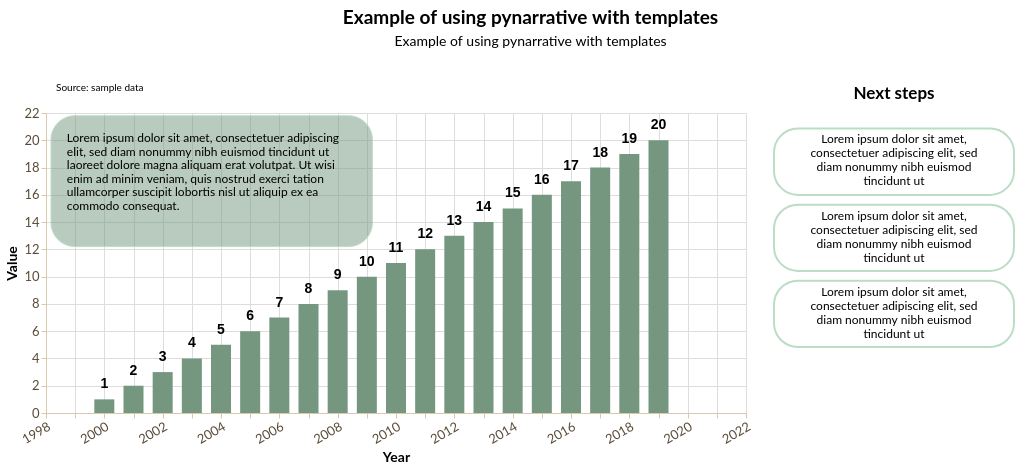

Notebook code for this chart:
### Markdown cell above
Data story with **bar chart**

### Code cell
story = (
    pn.Story(
    #Builing the Story class object
        data = year_value,
        width = 700,
        height = 300,
        template = greenTemplate #Using greenTemplate
    )

    #Method invocation
    #Bar chart
    .mark_bar(
        size = 20
    )

    #Data encoding
    .encode(
        #We need both quantitative axis to add annotation
        x = alt.X(
            "year:Q",
            title = "Year", 
            axis = alt.Axis(
                labelAngle = -30,
                format = "d",
                grid = True,
            ),
            scale = alt.Scale(domain=[2000, 2020])
        ),
        y = alt.Y(
            "value:Q",
            title = "Value",
            axis = alt.Axis(
                grid = True
            )
        ),
    )
    
    #Data source
    .add_source(
        text = "Source: sample data",
        position = "top",
        align = "left"
    )
    
    #Title and subtitle
    .add_title(
        title = "Example of using pynarrative with templates",
        subtitle = "Example of using pynarrative with templates",
        align = "center"
    )

    .add_labels_chart(
        values = "value:Q",
        font_weight = "bold",
        font_size = 14,
        dy = -15
    )

    .add_annotation(
        x = 1996,
        y = 18,
        text = "Lorem ipsum dolor sit amet, consectetuer adipiscing elit, sed diam nonummy nibh euismod tincidunt ut laoreet dolore magna aliquam erat volutpat. Ut wisi enim ad minim veniam, quis nostrud exerci tation ullamcorper suscipit lobortis nisl ut aliquip ex ea commodo consequat.",
    )

    #Next steps
    .add_next_steps(
        position = "right",
        mode = "vertical",
        title = "Next steps",
        steps = ["Lorem ipsum dolor sit amet, consectetuer adipiscing elit, sed diam nonummy nibh euismod tincidunt ut", "Lorem ipsum dolor sit amet, consectetuer adipiscing elit, sed diam nonummy nibh euismod tincidunt ut", "Lorem ipsum dolor sit amet, consectetuer adipiscing elit, sed diam nonummy nibh euismod tincidunt ut"],
    )

    .render()
)

story

### Figure 1 — Vega-Lite specification as saved in the notebook (floating-point values rounded to 4 significant figures)
{"config": {"view": {"continuousWidth": 300, "continuousHeight": 300, "strokeWidth": 0}, "axis": {"domainColor": "#d8c9ad", "grid": false, "labelColor": "#594a37", "labelFont": "Lato", "labelFontSize": 13, "tickColor": "#d8c9ad", "titleColor": "#000000", "titleFont": "Lato", "titleFontSize": 14}, "axisX": {"labelAngle": 0, "labelExpr": "length(datum.label) > 12 ? replace(datum.label, /\\s+/, '\\n') : datum.label", "labelLineHeight": 14}, "bar": {"color": "rgb(117, 151, 127)"}, "legend": {"labelColor": "#594a37", "labelFont": "Lato", "labelFontSize": 12, "titleColor": "#000000", "titleFont": "Lato", "titleFontSize": 12}, "line": {"color": "rgb(117, 151, 127)"}, "mark": {"strokeWidth": 2.5}, "point": {"color": "#000000", "filled": true, "size": 75}, "range": {"category": ["rgb(117, 151, 127)", "rgb(187, 221, 197)", "#348035", "#a46cc2", "#d96027"]}, "title": {"color": "#000000", "font": "Lato", "fontSize": 19}}, "vconcat": [{"layer": [{"mark": {"type": "text", "align": "center", "baseline": "top", "color": "#000000", "font": "Lato", "fontSize": 19, "fontWeight": "bold", "text": "Example of using pynarrative with templates"}, "encoding": {"x": {"value": 350.0}, "y": {"value": 4}}}, {"mark": {"type": "text", "align": "center", "baseline": "top", "color": "#000000", "font": "Lato", "fontSize": 14, "text": "Example of using pynarrative with templates"}, "encoding": {"x": {"value": 350.0}, "y": {"value": 30}}}], "data": {"name": "data-6fad5c34291b82fc9632cbce143d677a"}, "height": 58, "width": 700}, {"hconcat": [{"layer": [{"mark": {"type": "bar", "size": 20}, "encoding": {"x": {"axis": {"format": "d", "grid": true, "labelAngle": -30}, "field": "year", "scale": {"domain": [2000, 2020]}, "title": "Year", "type": "quantitative"}, "y": {"axis": {"grid": true}, "field": "value", "title": "Value", "type": "quantitative"}}}, {"mark": {"type": "text", "align": "center", "angle": 0, "color": "rgb(0, 0, 0)", "dx": 0, "dy": -15, "fontSize": 14, "fontWeight": "bold", "lineBreak": "\n"}, "encoding": {"text": {"field": "value", "type": "quantitative"}, "x": {"axis": {"format": "d", "grid": true, "labelAngle": -30}, "field": "year", "scale": {"domain": [2000, 2020]}, "title": "Year", "type": "quantitative"}, "y": {"axis": {"grid": true}, "field": "value", "title": "Value", "type": "quantitative"}}}, {"data": {"name": "data-6fad5c34291b82fc9632cbce143d677a"}, "mark": {"type": "text", "align": "left", "baseline": "bottom", "color": "rgb(0, 0, 0)", "font": "Lato", "fontSize": 10, "lineBreak": "\n", "text": "Source: sample data"}, "encoding": {"x": {"value": 10}, "y": {"value": -20}}}, {"layer": [{"mark": {"type": "rect", "color": "rgba(117, 151, 127, 0.5)", "cornerRadius": 24.0, "opacity": 1.0, "stroke": "rgb(187, 221, 197)", "strokeWidth": 1}, "encoding": {"x": {"field": "box_x1", "type": "quantitative"}, "x2": {"field": "box_x2"}, "y": {"field": "box_y1", "type": "quantitative"}, "y2": {"field": "box_y2"}}}, {"mark": {"type": "text", "align": "left", "baseline": "top", "color": "rgb(0, 0, 0)", "font": "Lato", "fontSize": 12, "lineBreak": "\n", "lineHeight": 13.5, "text": "Lorem ipsum dolor sit amet, consectetuer adipiscing\nelit, sed diam nonummy nibh euismod tincidunt ut\nlaoreet dolore magna aliquam erat volutpat. Ut wisi\nenim ad minim veniam, quis nostrud exerci tation\nullamcorper suscipit lobortis nisl ut aliquip ex ea\ncommodo consequat."}, "encoding": {"x": {"field": "text_x", "type": "quantitative"}, "y": {"field": "text_y", "type": "quantitative"}}}], "data": {"name": "data-3d73a4b3d919e50899f79ec352048b67"}}], "data": {"name": "data-209c8cd6326ea837807d4e273ca0c2b2"}, "height": 300, "width": 700}, {"layer": [{"mark": {"type": "rect", "color": "rgb(255, 255, 255)", "cornerRadius": 24.0, "opacity": 1.0, "stroke": "rgb(187, 221, 197)", "strokeWidth": 2.0}, "encoding": {"x": {"axis": null, "field": "x", "type": "quantitative"}, "x2": {"field": "x2"}, "y": {"axis": null, "field": "y", "type": "quantitative"}, "y2": {"field": "y2"}}}, {"mark": {"type": "text", "align": "center", "baseline": "top", "clip": true, "color": "rgb(0, 0, 0)", "font": "Lato", "fontSize": 12, "lineBreak": "\n", "lineHeight": 14}, "encoding": {"text": {"field": "text", "type": "nominal"}, "x": {"axis": null, "field": "x_mid", "type": "quantitative"}, "y": {"axis": null, "field": "y_text", "type": "quantitative"}}}], "data": {"name": "data-41cd75e42b10219c85cd543a3198f4cb"}, "height": 234, "title": {"text": ["Next steps"], "color": "rgb(0, 0, 0)", "font": "Lato", "fontSize": 17, "offset": 10}, "width": 240}]}], "center": true, "resolve": {"axis": {"x": "shared", "y": "shared"}}, "$schema": "https://vega.github.io/schema/vega-lite/v6.4.1.json", "datasets": {"data-6fad5c34291b82fc9632cbce143d677a": [{"_": 0}], "data-209c8cd6326ea837807d4e273ca0c2b2": [{"year": 2000, "value": 1}, {"year": 2001, "value": 2}, {"year": 2002, "value": 3}, {"year": 2003, "value": 4}, {"year": 2004, "value": 5}, {"year": 2005, "value": 6}, {"year": 2006, "value": 7}, {"year": 2007, "value": 8}, {"year": 2008, "value": 9}, {"year": 2009, "value": 10}, {"year": 2010, "value": 11}, {"year": 2011, "value": 12}, {"year": 2012, "value": 13}, {"year": 2013, "value": 14}, {"year": 2014, "value": 15}, {"year": 2015, "value": 16}, {"year": 2016, "value": 17}, {"year": 2017, "value": 18}, {"year": 2018, "value": 19}, {"year": 2019, "value": 20}], "data-3d73a4b3d919e50899f79ec352048b67": [{"subject_x": 1996.0, "subject_y": 18.0, "connector_x": 1998.0, "connector_y": 19.23, "tip_x": 1996.0, "tip_y": 18.06, "box_x1": 1998.0, "box_x2": 2009.0, "box_y1": 12.21, "box_y2": 21.8, "text_x": 1999.0, "text_y": 20.53}], "data-41cd75e42b10219c85cd543a3198f4cb": [{"x": 0, "y": 156, "x2": 240, "y2": 224, "text": "Lorem ipsum dolor sit amet,\nconsectetuer adipiscing elit, sed\ndiam nonummy nibh euismod\ntincidunt ut", "x_mid": 120.0, "y_text": 218}, {"x": 0, "y": 78, "x2": 240, "y2": 146, "text": "Lorem ipsum dolor sit amet,\nconsectetuer adipiscing elit, sed\ndiam nonummy nibh euismod\ntincidunt ut", "x_mid": 120.0, "y_text": 140}, {"x": 0, "y": 0, "x2": 240, "y2": 68, "text": "Lorem ipsum dolor sit amet,\nconsectetuer adipiscing elit, sed\ndiam nonummy nibh euismod\ntincidunt ut", "x_mid": 120.0, "y_text": 62}]}}
